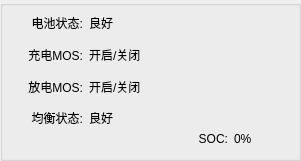
     <widget class="QGroupBox" name="groupBox">
      <property name="geometry">
       <rect>
        <x>10</x>
        <y>10</y>
        <width>301</width>
        <height>161</height>
       </rect>
      </property>
      <property name="title">
       <string/>
      </property>
      <widget class="QWidget" name="batteryVolumnWidget" native="true">
       <property name="geometry">
        <rect>
         <x>200</x>
         <y>10</y>
         <width>60</width>
         <height>110</height>
        </rect>
       </property>
       <property name="styleSheet">
        <string notr="true">background-image: url(:/res/battery.png);
            background-repeat: no-repeat;
            background-position: center;</string>
       </property>
      </widget>
      <widget class="QWidget" name="layoutWidget">
       <property name="geometry">
        <rect>
         <x>0</x>
         <y>10</y>
         <width>171</width>
         <height>121</height>
        </rect>
       </property>
       <layout class="QVBoxLayout" name="verticalLayout">
        <item>
         <layout class="QHBoxLayout" name="horizontalLayout">
          <item>
           <widget class="QLabel" name="label">
            <property name="minimumSize">
             <size>
              <width>70</width>
              <height>0</height>
             </size>
            </property>
            <property name="text">
             <string>电池状态:</string>
            </property>
            <property name="alignment">
             <set>Qt::AlignRight|Qt::AlignTrailing|Qt::AlignVCenter</set>
            </property>
           </widget>
          </item>
          <item>
           <widget class="QLabel" name="batteryStatusLabel">
            <property name="text">
             <string>良好</string>
            </property>
           </widget>
          </item>
         </layout>
        </item>
        <item>
         <layout class="QHBoxLayout" name="horizontalLayout_2">
          <item>
           <widget class="QLabel" name="label_4">
            <property name="minimumSize">
             <size>
              <width>70</width>
              <height>0</height>
             </size>
            </property>
            <property name="text">
             <string>充电MOS:</string>
            </property>
            <property name="alignment">
             <set>Qt::AlignRight|Qt::AlignTrailing|Qt::AlignVCenter</set>
            </property>
           </widget>
          </item>
          <item>
           <widget class="QLabel" name="chargeMosSwitchLabel">
            <property name="text">
             <string>开启/关闭</string>
            </property>
           </widget>
          </item>
         </layout>
        </item>
        <item>
         <layout class="QHBoxLayout" name="horizontalLayout_3">
          <item>
           <widget class="QLabel" name="label_5">
            <property name="minimumSize">
             <size>
              <width>70</width>
              <height>0</height>
             </size>
            </property>
            <property name="text">
             <string>放电MOS:</string>
            </property>
            <property name="alignment">
             <set>Qt::AlignRight|Qt::AlignTrailing|Qt::AlignVCenter</set>
            </property>
           </widget>
          </item>
          <item>
           <widget class="QLabel" name="fangdianMosSwitchLabel">
            <property name="text">
             <string>开启/关闭</string>
            </property>
           </widget>
          </item>
         </layout>
        </item>
        <item>
         <layout class="QHBoxLayout" name="horizontalLayout_4">
          <item>
           <widget class="QLabel" name="label_8">
            <property name="minimumSize">
             <size>
              <width>70</width>
              <height>0</height>
             </size>
            </property>
            <property name="text">
             <string>均衡状态:</string>
            </property>
            <property name="alignment">
             <set>Qt::AlignRight|Qt::AlignTrailing|Qt::AlignVCenter</set>
            </property>
           </widget>
          </item>
          <item>
           <widget class="QLabel" name="junfengStatusLabel">
            <property name="text">
             <string>良好</string>
            </property>
           </widget>
          </item>
         </layout>
        </item>
       </layout>
      </widget>
      <widget class="QWidget" name="layoutWidget1">
       <property name="geometry">
        <rect>
         <x>190</x>
         <y>130</y>
         <width>81</width>
         <height>18</height>
        </rect>
       </property>
       <layout class="QHBoxLayout" name="horizontalLayout_5">
        <item>
         <widget class="QLabel" name="label_9">
          <property name="text">
           <string>SOC:</string>
          </property>
          <property name="alignment">
           <set>Qt::AlignRight|Qt::AlignTrailing|Qt::AlignVCenter</set>
          </property>
         </widget>
        </item>
        <item>
         <widget class="QLabel" name="socLabel">
          <property name="text">
           <string>0%</string>
          </property>
          <property name="alignment">
           <set>Qt::AlignLeading|Qt::AlignLeft|Qt::AlignVCenter</set>
          </property>
         </widget>
        </item>
       </layout>
      </widget>
     </widget>
